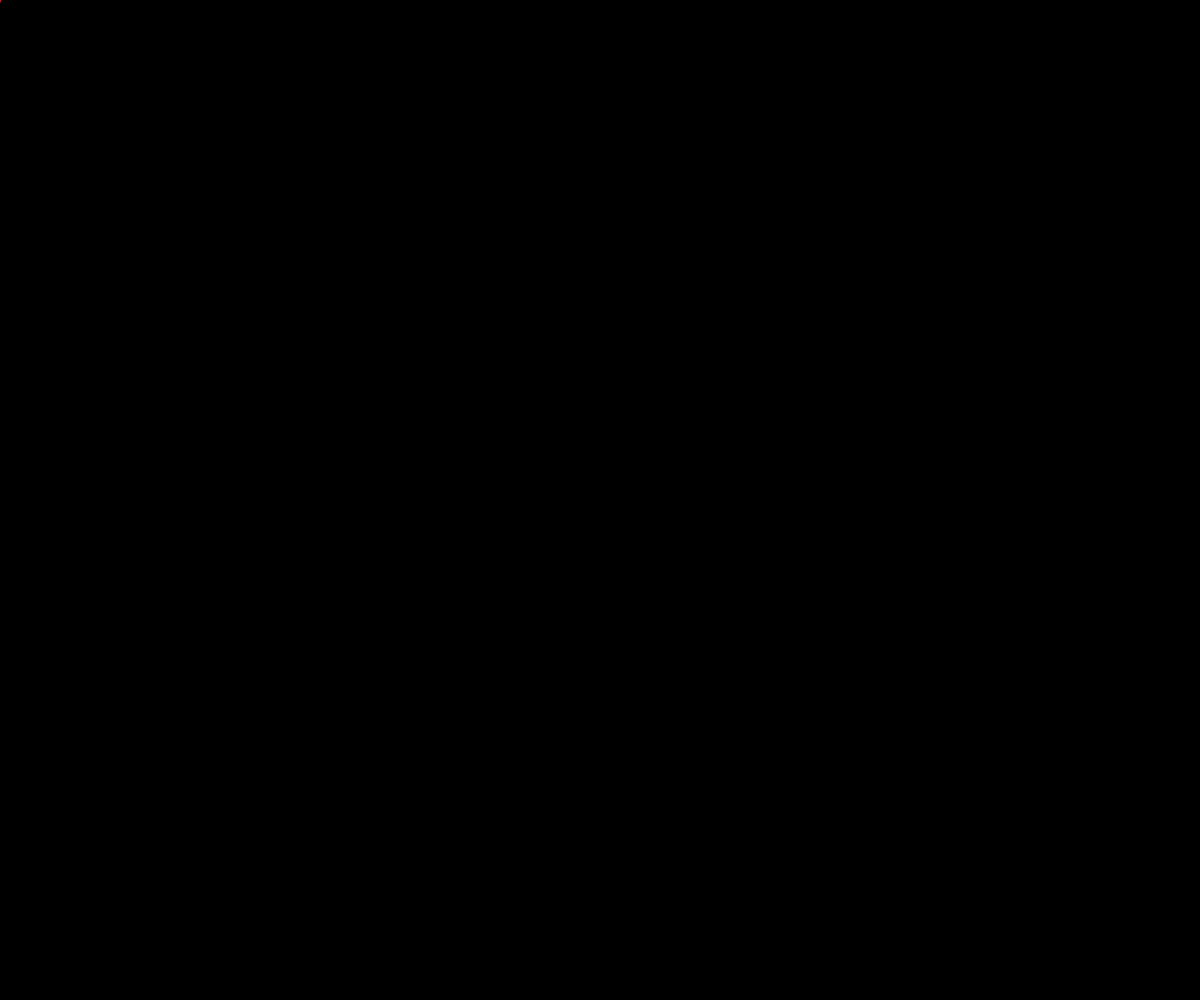
Frame 1 (no input)
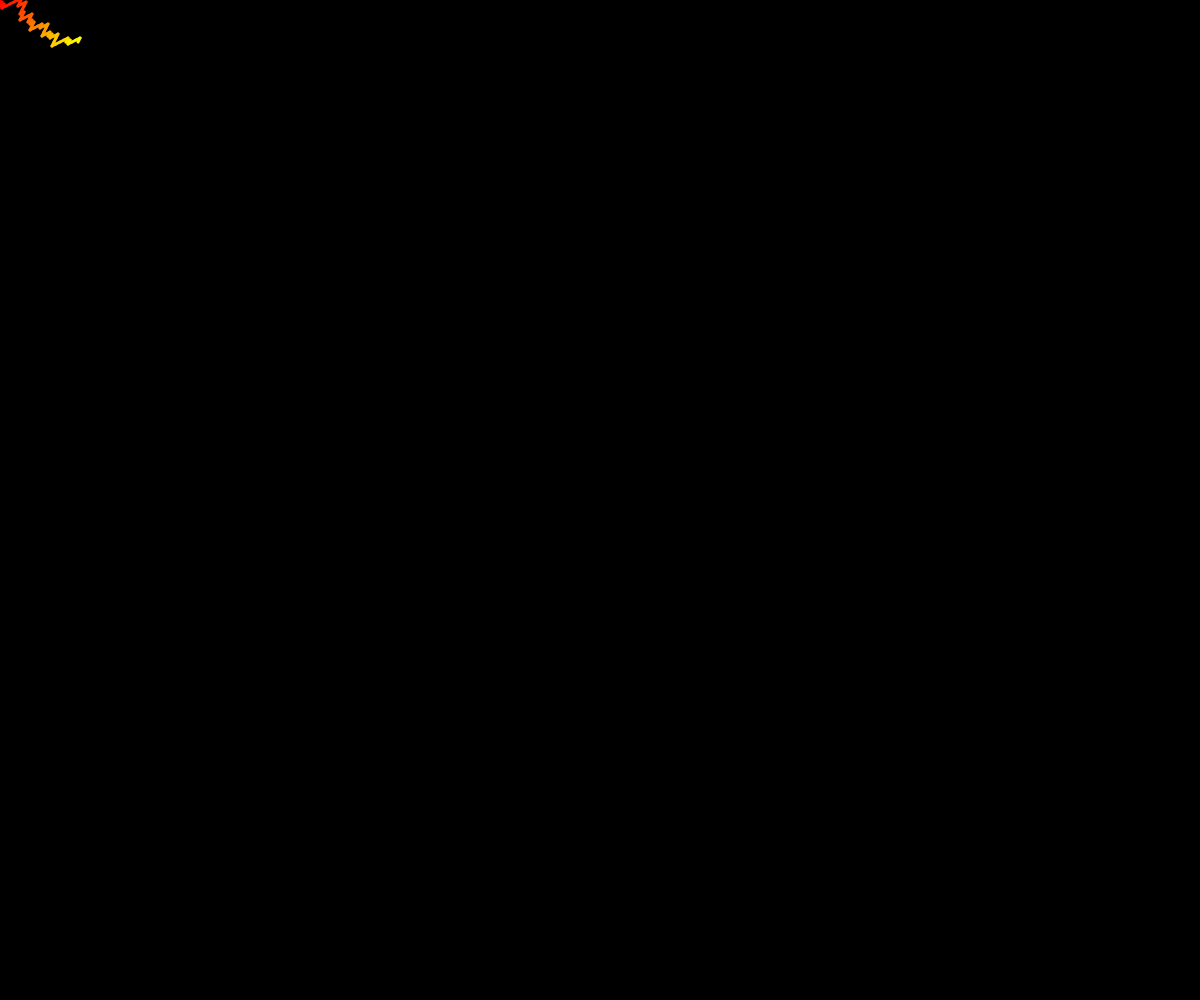
Frame 60 (no input)
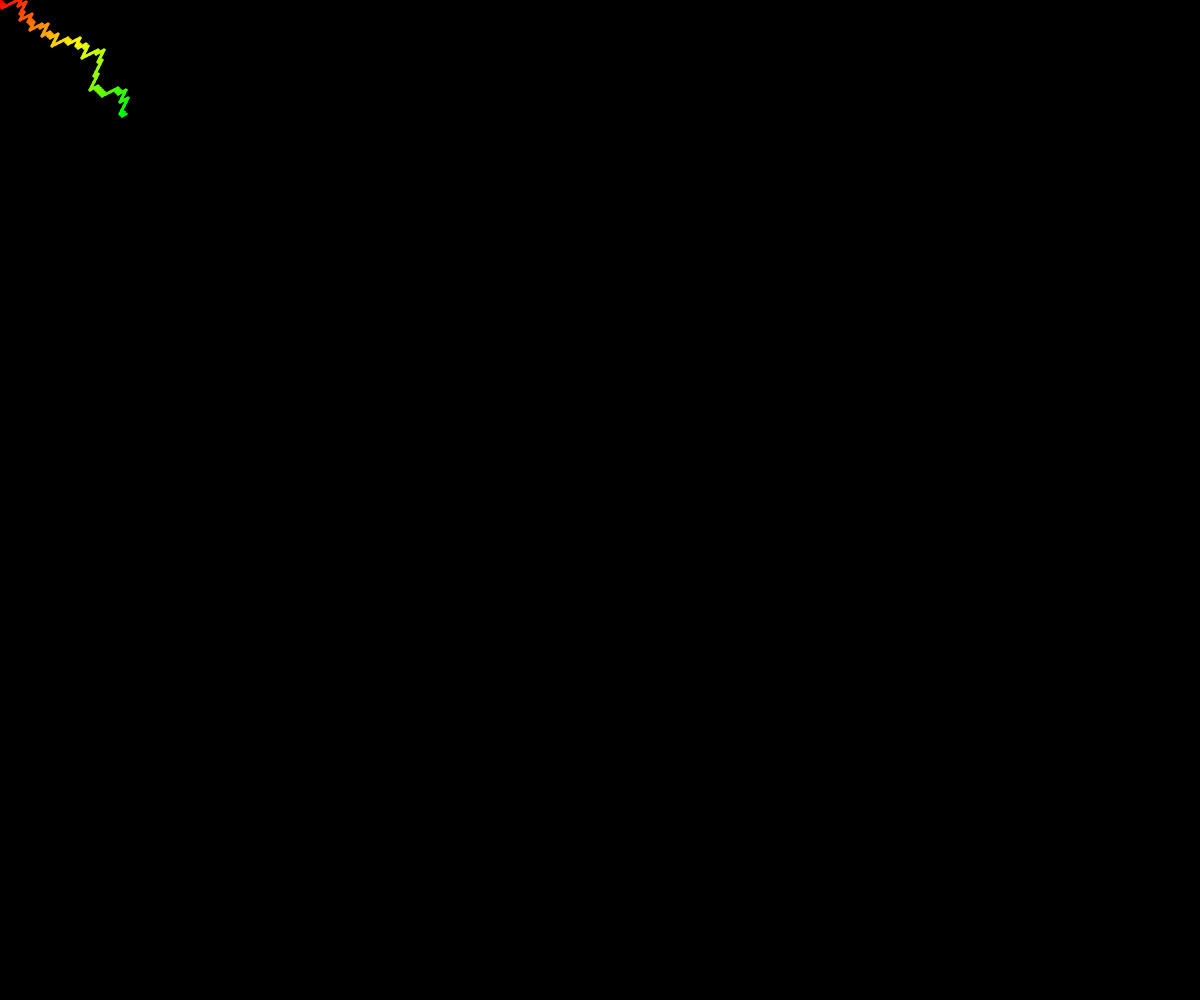
Frame 120 (the mouse pressed at the canvas centre since frame 60)

The p5.js sketch that drew these frames (run headless with seeded random() and noise() and a simulated clock; from frame 60 on, the mouse is pressed at the canvas centre):

// p5.js sketch
// ── sketch.js
let x = 0;
let y = 0;
let col = 0;
let inc = 1;
let prevX = 0;
let prevY = 0;

function setup() {
  createCanvas(windowWidth, windowHeight);
  background(0);
  colorMode(HSB);
}

function draw() {
    stroke(col, 255, 255);
    strokeWeight(3);    

    //choose a random number between 0 and 1. If it is less than 0.5, move the x-coordinate, otherwise move the y-coordinate
    if (random(1) < 0.5) {
        x = x + 4;
        y = y - 2;    
    }   else {
        x = x - 2;
        y = y + 4;
    } 

    
    //draw the line using the new co-ordinates
    line(prevX, prevY, x, y); 
    
    //change the colour (hue) of the line
    col = col + inc;
    prevX = x;
    prevY = y;
//    x = x+ 5;
//    y = y + 5;
    
    if (col > 255 || col < 0 ) {
       inc = inc*-1;
    }
    
    //if the line reaches the edge of the canvas, start from the top-left corner again.
    if (x > width || y > height) { 
        col = 0;
        x = 0;
        y = 0;
        prevX = 0;
        prevY = 0;
    }
}
